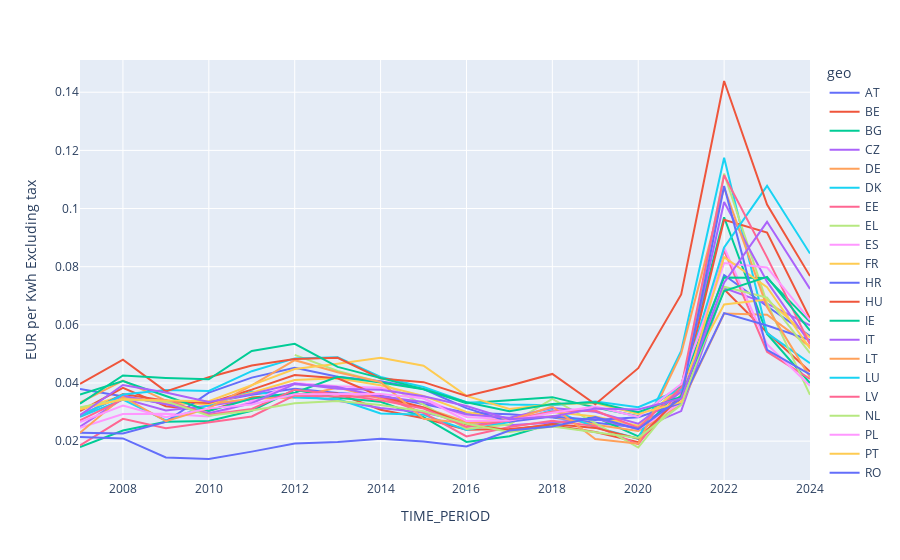

The cell this chart's notebook holds for it:
### Markdown cell above
Let's first check the gas price by country

### Code cell
electricity_prices_hh_df = energy_prices_df[
    (energy_prices_df['nrg_bal'] == 'FC_NHH_E') &
    (energy_prices_df['siec'] == 'G3000') 
]

fig = px.line(electricity_prices_hh_df, x='TIME_PERIOD', y='EUR per Kwh Excluding tax', color='geo')
fig.show()

### Figure 1 — Plotly figure (JSON) as saved in the notebook; plotly's stock layout.template omitted (floating-point values rounded to 4 significant figures)
{"data": [{"hovertemplate": "geo=AT<br>TIME_PERIOD=%{x}<br>EUR per Kwh Excluding tax=%{y}<extra></extra>", "legendgroup": "AT", "line": {"color": "#636efa", "dash": "solid"}, "marker": {"symbol": "circle"}, "mode": "lines", "name": "AT", "orientation": "v", "showlegend": true, "type": "scatter", "x": [2007, 2009, 2010, 2011, 2012, 2013, 2014, 2015, 2016, 2017, 2018, 2019, 2020, 2021, 2022, 2023, 2024], "xaxis": "x", "y": [0.03795, 0.03286, 0.03318, 0.03595, 0.03799, 0.03655, 0.03567, 0.03283, 0.02973, 0.02923, 0.0281, 0.0263, 0.02468, 0.03514, 0.07712, 0.0664, 0.05617], "yaxis": "y"}, {"hovertemplate": "geo=BE<br>TIME_PERIOD=%{x}<br>EUR per Kwh Excluding tax=%{y}<extra></extra>", "legendgroup": "BE", "line": {"color": "#EF553B", "dash": "solid"}, "marker": {"symbol": "circle"}, "mode": "lines", "name": "BE", "orientation": "v", "showlegend": true, "type": "scatter", "x": [2007, 2008, 2009, 2010, 2011, 2012, 2013, 2014, 2015, 2016, 2017, 2018, 2019, 2020, 2021, 2022, 2023, 2024], "xaxis": "x", "y": [0.03036, 0.03835, 0.03203, 0.03046, 0.03504, 0.03617, 0.03635, 0.0308, 0.02788, 0.02393, 0.02414, 0.0255, 0.02314, 0.01965, 0.0348, 0.07224, 0.05735, 0.04396], "yaxis": "y"}, {"hovertemplate": "geo=BG<br>TIME_PERIOD=%{x}<br>EUR per Kwh Excluding tax=%{y}<extra></extra>", "legendgroup": "BG", "line": {"color": "#00cc96", "dash": "solid"}, "marker": {"symbol": "circle"}, "mode": "lines", "name": "BG", "orientation": "v", "showlegend": true, "type": "scatter", "x": [2007, 2008, 2009, 2010, 2011, 2012, 2013, 2014, 2015, 2016, 2017, 2018, 2019, 2020, 2021, 2022, 2023, 2024], "xaxis": "x", "y": [0.01794, 0.02366, 0.02665, 0.02691, 0.03044, 0.0377, 0.03495, 0.03352, 0.02824, 0.01973, 0.02166, 0.02609, 0.02827, 0.02167, 0.03884, 0.097, 0.05688, 0.03998], "yaxis": "y"}, {"hovertemplate": "geo=CZ<br>TIME_PERIOD=%{x}<br>EUR per Kwh Excluding tax=%{y}<extra></extra>", "legendgroup": "CZ", "line": {"color": "#ab63fa", "dash": "solid"}, "marker": {"symbol": "circle"}, "mode": "lines", "name": "CZ", "orientation": "v", "showlegend": true, "type": "scatter", "x": [2007, 2008, 2009, 2010, 2011, 2012, 2013, 2014, 2015, 2016, 2017, 2018, 2019, 2020, 2021, 2022, 2023, 2024], "xaxis": "x", "y": [0.02496, 0.03462, 0.03057, 0.03218, 0.03443, 0.03584, 0.0339, 0.03141, 0.02981, 0.02664, 0.02544, 0.02645, 0.02775, 0.02407, 0.03033, 0.07267, 0.06732, 0.05978], "yaxis": "y"}, {"hovertemplate": "geo=DE<br>TIME_PERIOD=%{x}<br>EUR per Kwh Excluding tax=%{y}<extra></extra>", "legendgroup": "DE", "line": {"color": "#FFA15A", "dash": "solid"}, "marker": {"symbol": "circle"}, "mode": "lines", "name": "DE", "orientation": "v", "showlegend": true, "type": "scatter", "x": [2007, 2008, 2009, 2010, 2011, 2012, 2013, 2014, 2015, 2016, 2017, 2018, 2019, 2020, 2021, 2022, 2023, 2024], "xaxis": "x", "y": [0.03328, 0.04084, 0.03395, 0.03278, 0.03462, 0.03498, 0.03843, 0.03465, 0.03159, 0.02657, 0.02755, 0.02859, 0.02561, 0.02348, 0.03268, 0.06388, 0.06347, 0.05251], "yaxis": "y"}, {"hovertemplate": "geo=DK<br>TIME_PERIOD=%{x}<br>EUR per Kwh Excluding tax=%{y}<extra></extra>", "legendgroup": "DK", "line": {"color": "#19d3f3", "dash": "solid"}, "marker": {"symbol": "circle"}, "mode": "lines", "name": "DK", "orientation": "v", "showlegend": true, "type": "scatter", "x": [2007, 2008, 2009, 2010, 2011, 2012, 2013, 2014, 2015, 2016, 2017, 2018, 2019, 2020, 2021, 2022, 2023, 2024], "xaxis": "x", "y": [0.02839, 0.03433, 0.0271, 0.0324, 0.03707, 0.035, 0.0345, 0.02953, 0.02906, 0.02383, 0.02657, 0.03066, 0.0248, 0.02081, 0.05098, 0.1175, 0.05713, 0.0468], "yaxis": "y"}, {"hovertemplate": "geo=EE<br>TIME_PERIOD=%{x}<br>EUR per Kwh Excluding tax=%{y}<extra></extra>", "legendgroup": "EE", "line": {"color": "#FF6692", "dash": "solid"}, "marker": {"symbol": "circle"}, "mode": "lines", "name": "EE", "orientation": "v", "showlegend": true, "type": "scatter", "x": [2007, 2008, 2009, 2010, 2011, 2012, 2013, 2014, 2015, 2016, 2017, 2018, 2019, 2020, 2021, 2022, 2023, 2024], "xaxis": "x", "y": [0.01856, 0.02766, 0.02441, 0.02649, 0.02847, 0.03572, 0.03538, 0.03532, 0.02975, 0.02163, 0.02489, 0.02705, 0.02517, 0.01891, 0.03819, 0.08549, 0.05076, 0.04143], "yaxis": "y"}, {"hovertemplate": "geo=EL<br>TIME_PERIOD=%{x}<br>EUR per Kwh Excluding tax=%{y}<extra></extra>", "legendgroup": "EL", "line": {"color": "#B6E880", "dash": "solid"}, "marker": {"symbol": "circle"}, "mode": "lines", "name": "EL", "orientation": "v", "showlegend": true, "type": "scatter", "x": [2012, 2013, 2014, 2015, 2016, 2017, 2018, 2019, 2020, 2021, 2022, 2023, 2024], "xaxis": "x", "y": [0.04966, 0.04412, 0.0403, 0.03254, 0.0242, 0.02574, 0.03451, 0.02609, 0.01781, 0.03612, 0.112, 0.06748, 0.03596], "yaxis": "y"}, {"hovertemplate": "geo=ES<br>TIME_PERIOD=%{x}<br>EUR per Kwh Excluding tax=%{y}<extra></extra>", "legendgroup": "ES", "line": {"color": "#FF97FF", "dash": "solid"}, "marker": {"symbol": "circle"}, "mode": "lines", "name": "ES", "orientation": "v", "showlegend": true, "type": "scatter", "x": [2007, 2008, 2009, 2010, 2011, 2012, 2013, 2014, 2015, 2016, 2017, 2018, 2019, 2020, 2021, 2022, 2023, 2024], "xaxis": "x", "y": [0.02455, 0.02933, 0.02943, 0.0285, 0.0337, 0.03996, 0.03891, 0.03838, 0.03469, 0.02832, 0.02756, 0.03017, 0.03048, 0.02406, 0.03323, 0.0866, 0.05331, 0.03903], "yaxis": "y"}, {"hovertemplate": "geo=FR<br>TIME_PERIOD=%{x}<br>EUR per Kwh Excluding tax=%{y}<extra></extra>", "legendgroup": "FR", "line": {"color": "#FECB52", "dash": "solid"}, "marker": {"symbol": "circle"}, "mode": "lines", "name": "FR", "orientation": "v", "showlegend": true, "type": "scatter", "x": [2007, 2008, 2009, 2010, 2011, 2012, 2013, 2014, 2015, 2016, 2017, 2018, 2019, 2020, 2021, 2022, 2023, 2024], "xaxis": "x", "y": [0.03134, 0.0355, 0.03306, 0.03277, 0.03663, 0.04103, 0.04162, 0.03923, 0.03557, 0.03001, 0.02751, 0.03005, 0.02844, 0.02529, 0.03951, 0.06701, 0.06869, 0.05563], "yaxis": "y"}, {"hovertemplate": "geo=HR<br>TIME_PERIOD=%{x}<br>EUR per Kwh Excluding tax=%{y}<extra></extra>", "legendgroup": "HR", "line": {"color": "#636efa", "dash": "solid"}, "marker": {"symbol": "circle"}, "mode": "lines", "name": "HR", "orientation": "v", "showlegend": true, "type": "scatter", "x": [2007, 2008, 2009, 2010, 2011, 2012, 2013, 2014, 2015, 2016, 2017, 2018, 2019, 2020, 2021, 2022, 2023, 2024], "xaxis": "x", "y": [0.0229, 0.02263, 0.0266, 0.0367, 0.04185, 0.04521, 0.04218, 0.04057, 0.03791, 0.03135, 0.02664, 0.02848, 0.02731, 0.02823, 0.03314, 0.06402, 0.05975, 0.05475], "yaxis": "y"}, {"hovertemplate": "geo=HU<br>TIME_PERIOD=%{x}<br>EUR per Kwh Excluding tax=%{y}<extra></extra>", "legendgroup": "HU", "line": {"color": "#EF553B", "dash": "solid"}, "marker": {"symbol": "circle"}, "mode": "lines", "name": "HU", "orientation": "v", "showlegend": true, "type": "scatter", "x": [2007, 2008, 2009, 2010, 2011, 2012, 2013, 2014, 2015, 2016, 2017, 2018, 2019, 2020, 2021, 2022, 2023, 2024], "xaxis": "x", "y": [0.02855, 0.03619, 0.0339, 0.03312, 0.03771, 0.04276, 0.04163, 0.03542, 0.03157, 0.02574, 0.02387, 0.02587, 0.02456, 0.02088, 0.03559, 0.09612, 0.09171, 0.06217], "yaxis": "y"}, {"hovertemplate": "geo=IE<br>TIME_PERIOD=%{x}<br>EUR per Kwh Excluding tax=%{y}<extra></extra>", "legendgroup": "IE", "line": {"color": "#00cc96", "dash": "solid"}, "marker": {"symbol": "circle"}, "mode": "lines", "name": "IE", "orientation": "v", "showlegend": true, "type": "scatter", "x": [2007, 2008, 2009, 2010, 2011, 2012, 2013, 2014, 2015, 2016, 2017, 2018, 2019, 2020, 2021, 2022, 2023, 2024], "xaxis": "x", "y": [0.03603, 0.04065, 0.03554, 0.03036, 0.03462, 0.03664, 0.0421, 0.04018, 0.03786, 0.03306, 0.03402, 0.03513, 0.03158, 0.02858, 0.03927, 0.07631, 0.07609, 0.06102], "yaxis": "y"}, {"hovertemplate": "geo=IT<br>TIME_PERIOD=%{x}<br>EUR per Kwh Excluding tax=%{y}<extra></extra>", "legendgroup": "IT", "line": {"color": "#ab63fa", "dash": "solid"}, "marker": {"symbol": "circle"}, "mode": "lines", "name": "IT", "orientation": "v", "showlegend": true, "type": "scatter", "x": [2007, 2008, 2009, 2010, 2011, 2012, 2013, 2014, 2015, 2016, 2017, 2018, 2019, 2020, 2021, 2022, 2023, 2024], "xaxis": "x", "y": [0.02898, 0.03557, 0.03267, 0.02959, 0.03304, 0.03959, 0.0386, 0.03537, 0.03345, 0.0292, 0.02803, 0.03136, 0.03012, 0.02597, 0.03695, 0.1023, 0.07484, 0.05367], "yaxis": "y"}, {"hovertemplate": "geo=LT<br>TIME_PERIOD=%{x}<br>EUR per Kwh Excluding tax=%{y}<extra></extra>", "legendgroup": "LT", "line": {"color": "#FFA15A", "dash": "solid"}, "marker": {"symbol": "circle"}, "mode": "lines", "name": "LT", "orientation": "v", "showlegend": true, "type": "scatter", "x": [2007, 2008, 2009, 2010, 2011, 2012, 2013, 2014, 2015, 2016, 2017, 2018, 2019, 2020, 2021, 2022, 2023, 2024], "xaxis": "x", "y": [0.0229, 0.03524, 0.02689, 0.03136, 0.03918, 0.04784, 0.04367, 0.04034, 0.02767, 0.02616, 0.02717, 0.03185, 0.02071, 0.01909, 0.0501, 0.1072, 0.06615, 0.04197], "yaxis": "y"}, {"hovertemplate": "geo=LU<br>TIME_PERIOD=%{x}<br>EUR per Kwh Excluding tax=%{y}<extra></extra>", "legendgroup": "LU", "line": {"color": "#19d3f3", "dash": "solid"}, "marker": {"symbol": "circle"}, "mode": "lines", "name": "LU", "orientation": "v", "showlegend": true, "type": "scatter", "x": [2007, 2008, 2009, 2010, 2011, 2012, 2013, 2014, 2015, 2016, 2017, 2018, 2019, 2020, 2021, 2022, 2023, 2024], "xaxis": "x", "y": [0.02855, 0.03603, 0.0376, 0.03728, 0.04406, 0.04846, 0.04883, 0.04208, 0.03864, 0.03341, 0.03261, 0.03234, 0.03364, 0.03167, 0.03787, 0.0866, 0.1078, 0.08453], "yaxis": "y"}, {"hovertemplate": "geo=LV<br>TIME_PERIOD=%{x}<br>EUR per Kwh Excluding tax=%{y}<extra></extra>", "legendgroup": "LV", "line": {"color": "#FF6692", "dash": "solid"}, "marker": {"symbol": "circle"}, "mode": "lines", "name": "LV", "orientation": "v", "showlegend": true, "type": "scatter", "x": [2007, 2008, 2009, 2010, 2011, 2012, 2013, 2014, 2015, 2016, 2017, 2018, 2019, 2020, 2021, 2022, 2023, 2024], "xaxis": "x", "y": [0.02716, 0.03436, 0.03419, 0.02905, 0.03108, 0.0377, 0.03611, 0.03402, 0.03122, 0.0249, 0.02707, 0.03021, 0.03051, 0.02456, 0.03841, 0.1114, 0.08319, 0.05332], "yaxis": "y"}, {"hovertemplate": "geo=NL<br>TIME_PERIOD=%{x}<br>EUR per Kwh Excluding tax=%{y}<extra></extra>", "legendgroup": "NL", "line": {"color": "#B6E880", "dash": "solid"}, "marker": {"symbol": "circle"}, "mode": "lines", "name": "NL", "orientation": "v", "showlegend": true, "type": "scatter", "x": [2007, 2008, 2009, 2010, 2011, 2012, 2013, 2014, 2015, 2016, 2017, 2018, 2019, 2020, 2021, 2022, 2023, 2024], "xaxis": "x", "y": [0.03169, 0.03429, 0.03375, 0.02872, 0.03051, 0.03305, 0.03381, 0.03241, 0.03029, 0.02596, 0.02311, 0.02499, 0.02305, 0.02113, 0.03248, 0.07308, 0.06937, 0.05023], "yaxis": "y"}, {"hovertemplate": "geo=PL<br>TIME_PERIOD=%{x}<br>EUR per Kwh Excluding tax=%{y}<extra></extra>", "legendgroup": "PL", "line": {"color": "#FF97FF", "dash": "solid"}, "marker": {"symbol": "circle"}, "mode": "lines", "name": "PL", "orientation": "v", "showlegend": true, "type": "scatter", "x": [2007, 2008, 2009, 2010, 2011, 2012, 2013, 2014, 2015, 2016, 2017, 2018, 2019, 2020, 2021, 2022, 2023, 2024], "xaxis": "x", "y": [0.0266, 0.03223, 0.02823, 0.03127, 0.03258, 0.0361, 0.03618, 0.03619, 0.03472, 0.02695, 0.02714, 0.02975, 0.03191, 0.02837, 0.03964, 0.08125, 0.07974, 0.06162], "yaxis": "y"}, {"hovertemplate": "geo=PT<br>TIME_PERIOD=%{x}<br>EUR per Kwh Excluding tax=%{y}<extra></extra>", "legendgroup": "PT", "line": {"color": "#FECB52", "dash": "solid"}, "marker": {"symbol": "circle"}, "mode": "lines", "name": "PT", "orientation": "v", "showlegend": true, "type": "scatter", "x": [2007, 2008, 2009, 2010, 2011, 2012, 2013, 2014, 2015, 2016, 2017, 2018, 2019, 2020, 2021, 2022, 2023, 2024], "xaxis": "x", "y": [0.03096, 0.03442, 0.03401, 0.03376, 0.03925, 0.04483, 0.04665, 0.04864, 0.04596, 0.03557, 0.03105, 0.03268, 0.03311, 0.02931, 0.03346, 0.08329, 0.07297, 0.0519], "yaxis": "y"}, {"hovertemplate": "geo=RO<br>TIME_PERIOD=%{x}<br>EUR per Kwh Excluding tax=%{y}<extra></extra>", "legendgroup": "RO", "line": {"color": "#636efa", "dash": "solid"}, "marker": {"symbol": "circle"}, "mode": "lines", "name": "RO", "orientation": "v", "showlegend": true, "type": "scatter", "x": [2007, 2008, 2009, 2010, 2011, 2012, 2013, 2014, 2015, 2016, 2017, 2018, 2019, 2020, 2021, 2022, 2023, 2024], "xaxis": "x", "y": [0.02143, 0.02094, 0.0144, 0.01386, 0.01639, 0.01918, 0.01974, 0.0208, 0.01986, 0.01816, 0.02364, 0.02503, 0.02826, 0.02415, 0.03481, 0.1078, 0.05143, 0.04297], "yaxis": "y"}, {"hovertemplate": "geo=SE<br>TIME_PERIOD=%{x}<br>EUR per Kwh Excluding tax=%{y}<extra></extra>", "legendgroup": "SE", "line": {"color": "#EF553B", "dash": "solid"}, "marker": {"symbol": "circle"}, "mode": "lines", "name": "SE", "orientation": "v", "showlegend": true, "type": "scatter", "x": [2007, 2008, 2009, 2010, 2011, 2012, 2013, 2014, 2015, 2016, 2017, 2018, 2019, 2020, 2021, 2022, 2023, 2024], "xaxis": "x", "y": [0.03971, 0.04804, 0.03711, 0.042, 0.04603, 0.04824, 0.04865, 0.04154, 0.04028, 0.03556, 0.03904, 0.04312, 0.03268, 0.04509, 0.07046, 0.1439, 0.1013, 0.07676], "yaxis": "y"}, {"hovertemplate": "geo=SI<br>TIME_PERIOD=%{x}<br>EUR per Kwh Excluding tax=%{y}<extra></extra>", "legendgroup": "SI", "line": {"color": "#00cc96", "dash": "solid"}, "marker": {"symbol": "circle"}, "mode": "lines", "name": "SI", "orientation": "v", "showlegend": true, "type": "scatter", "x": [2007, 2008, 2009, 2010, 2011, 2012, 2013, 2014, 2015, 2016, 2017, 2018, 2019, 2020, 2021, 2022, 2023, 2024], "xaxis": "x", "y": [0.0329, 0.04259, 0.04176, 0.04125, 0.05103, 0.05348, 0.04554, 0.04177, 0.03789, 0.03336, 0.03026, 0.03276, 0.03335, 0.02996, 0.03533, 0.07165, 0.07651, 0.058], "yaxis": "y"}, {"hovertemplate": "geo=SK<br>TIME_PERIOD=%{x}<br>EUR per Kwh Excluding tax=%{y}<extra></extra>", "legendgroup": "SK", "line": {"color": "#ab63fa", "dash": "solid"}, "marker": {"symbol": "circle"}, "mode": "lines", "name": "SK", "orientation": "v", "showlegend": true, "type": "scatter", "x": [2007, 2008, 2009, 2010, 2011, 2012, 2013, 2014, 2015, 2016, 2017, 2018, 2019, 2020, 2021, 2022, 2023, 2024], "xaxis": "x", "y": [0.02894, 0.03929, 0.03671, 0.03347, 0.03621, 0.03984, 0.03805, 0.03764, 0.03546, 0.0321, 0.02752, 0.02849, 0.03123, 0.03091, 0.03469, 0.07448, 0.09543, 0.07236], "yaxis": "y"}], "layout": {"legend": {"title": {"text": "geo"}, "tracegroupgap": 0}, "margin": {"t": 60}, "xaxis": {"anchor": "y", "domain": [0, 1], "title": {"text": "TIME_PERIOD"}}, "yaxis": {"anchor": "x", "domain": [0, 1], "title": {"text": "EUR per Kwh Excluding tax"}}}}
